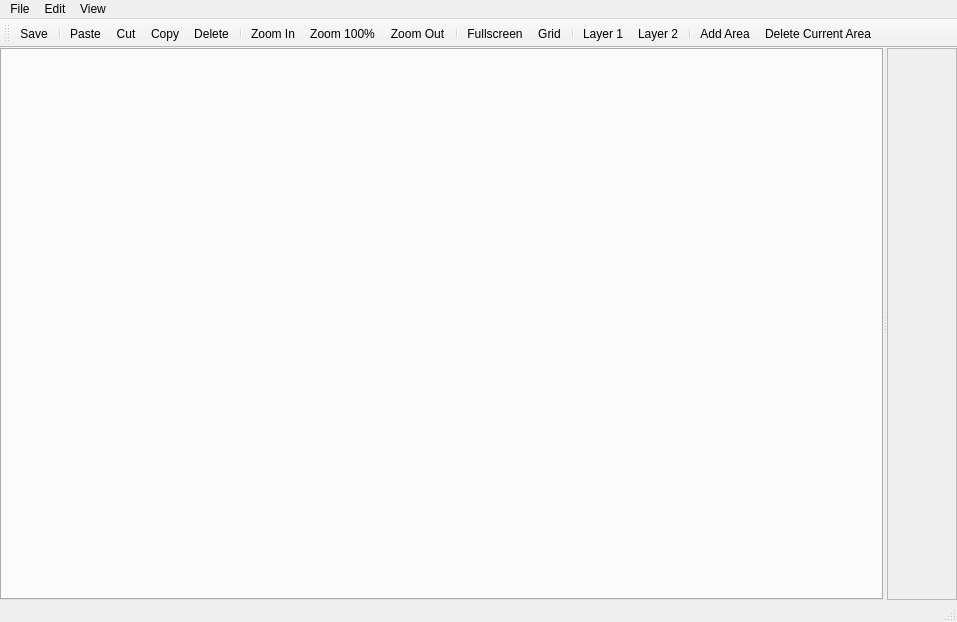
<?xml version="1.0" encoding="UTF-8"?>
<ui version="4.0">
 <class>LevelEditorWindow</class>
 <widget class="QMainWindow" name="LevelEditorWindow">
  <property name="geometry">
   <rect>
    <x>0</x>
    <y>0</y>
    <width>957</width>
    <height>622</height>
   </rect>
  </property>
  <property name="windowTitle">
   <string>MainWindow</string>
  </property>
  <widget class="QWidget" name="centralwidget">
   <layout class="QVBoxLayout" name="verticalLayout">
    <property name="spacing">
     <number>2</number>
    </property>
    <property name="leftMargin">
     <number>0</number>
    </property>
    <property name="topMargin">
     <number>0</number>
    </property>
    <property name="rightMargin">
     <number>0</number>
    </property>
    <property name="bottomMargin">
     <number>0</number>
    </property>
    <item>
     <widget class="QSplitter" name="splitter">
      <property name="orientation">
       <enum>Qt::Horizontal</enum>
      </property>
      <widget class="QWidget" name="sidebar" native="true">
       <layout class="QHBoxLayout" name="horizontalLayout_6">
        <property name="bottomMargin">
         <number>0</number>
        </property>
        <item>
         <widget class="QTabWidget" name="sidebarTabWidget">
          <property name="currentIndex">
           <number>-1</number>
          </property>
         </widget>
        </item>
       </layout>
      </widget>
      <widget class="QScrollArea" name="levelViewArea">
       <property name="widgetResizable">
        <bool>true</bool>
       </property>
       <widget class="QWidget" name="scrollAreaWidgetContents">
        <property name="geometry">
         <rect>
          <x>0</x>
          <y>0</y>
          <width>69</width>
          <height>556</height>
         </rect>
        </property>
       </widget>
      </widget>
     </widget>
    </item>
   </layout>
  </widget>
  <widget class="QMenuBar" name="menubar">
   <property name="geometry">
    <rect>
     <x>0</x>
     <y>0</y>
     <width>957</width>
     <height>21</height>
    </rect>
   </property>
   <widget class="QMenu" name="menuFile">
    <property name="title">
     <string>File</string>
    </property>
    <addaction name="actionSave"/>
   </widget>
   <widget class="QMenu" name="menuView">
    <property name="title">
     <string>View</string>
    </property>
    <addaction name="actionToggleLayer1"/>
    <addaction name="actionToggleLayer2"/>
    <addaction name="separator"/>
    <addaction name="actionZoom_Maximum"/>
    <addaction name="actionZoom_In"/>
    <addaction name="actionZoom_100"/>
    <addaction name="actionZoom_Out"/>
    <addaction name="actionZoom_Minimum"/>
    <addaction name="separator"/>
    <addaction name="actionFullscreen"/>
    <addaction name="actionGrid"/>
   </widget>
   <widget class="QMenu" name="menuEdit">
    <property name="title">
     <string>Edit</string>
    </property>
    <addaction name="actionPaste"/>
    <addaction name="actionCut"/>
    <addaction name="actionCopy"/>
    <addaction name="actionDelete"/>
   </widget>
   <addaction name="menuFile"/>
   <addaction name="menuEdit"/>
   <addaction name="menuView"/>
  </widget>
  <widget class="QStatusBar" name="statusbar"/>
  <widget class="QToolBar" name="toolBar">
   <property name="windowTitle">
    <string>toolBar</string>
   </property>
   <attribute name="toolBarArea">
    <enum>TopToolBarArea</enum>
   </attribute>
   <attribute name="toolBarBreak">
    <bool>false</bool>
   </attribute>
   <addaction name="actionSave"/>
   <addaction name="separator"/>
   <addaction name="actionPaste"/>
   <addaction name="actionCut"/>
   <addaction name="actionCopy"/>
   <addaction name="actionDelete"/>
   <addaction name="separator"/>
   <addaction name="actionZoom_In"/>
   <addaction name="actionZoom_100"/>
   <addaction name="actionZoom_Out"/>
   <addaction name="separator"/>
   <addaction name="actionFullscreen"/>
   <addaction name="actionGrid"/>
   <addaction name="separator"/>
   <addaction name="actionToggleLayer1"/>
   <addaction name="actionToggleLayer2"/>
   <addaction name="separator"/>
   <addaction name="actionAddArea"/>
   <addaction name="actionDeleteCurrentArea"/>
  </widget>
  <action name="actionToggleLayer1">
   <property name="checkable">
    <bool>true</bool>
   </property>
   <property name="text">
    <string>Layer 1</string>
   </property>
   <property name="toolTip">
    <string>they say you don't get a layer 0 here</string>
   </property>
  </action>
  <action name="actionToggleLayer2">
   <property name="checkable">
    <bool>true</bool>
   </property>
   <property name="text">
    <string>Layer 2</string>
   </property>
   <property name="toolTip">
    <string>maybe someday you will... who knows</string>
   </property>
  </action>
  <action name="actionZoom_In">
   <property name="text">
    <string>Zoom In</string>
   </property>
   <property name="toolTip">
    <string>Zoom In</string>
   </property>
   <property name="shortcut">
    <string>Ctrl++</string>
   </property>
  </action>
  <action name="actionZoom_Out">
   <property name="text">
    <string>Zoom Out</string>
   </property>
   <property name="toolTip">
    <string>Zoom Out</string>
   </property>
   <property name="shortcut">
    <string>Ctrl+-</string>
   </property>
  </action>
  <action name="actionZoom_100">
   <property name="text">
    <string>Zoom 100%</string>
   </property>
   <property name="toolTip">
    <string>Zoom 100%</string>
   </property>
   <property name="shortcut">
    <string>Ctrl+0</string>
   </property>
  </action>
  <action name="actionZoom_Maximum">
   <property name="text">
    <string>Maximum Zoom</string>
   </property>
   <property name="toolTip">
    <string>Maximum Zoom</string>
   </property>
   <property name="shortcut">
    <string>Ctrl+PgDown</string>
   </property>
  </action>
  <action name="actionZoom_Minimum">
   <property name="text">
    <string>Minimum Zoom</string>
   </property>
   <property name="toolTip">
    <string>Minimum Zoom</string>
   </property>
   <property name="shortcut">
    <string>Ctrl+PgUp</string>
   </property>
  </action>
  <action name="actionSave">
   <property name="text">
    <string>Save</string>
   </property>
   <property name="toolTip">
    <string>Save</string>
   </property>
   <property name="shortcut">
    <string>Ctrl+S</string>
   </property>
  </action>
  <action name="actionPaste">
   <property name="text">
    <string>Paste</string>
   </property>
   <property name="toolTip">
    <string>Paste</string>
   </property>
   <property name="shortcut">
    <string>Ctrl+V</string>
   </property>
  </action>
  <action name="actionCut">
   <property name="text">
    <string>Cut</string>
   </property>
   <property name="toolTip">
    <string>Cut</string>
   </property>
   <property name="shortcut">
    <string>Ctrl+X</string>
   </property>
  </action>
  <action name="actionCopy">
   <property name="text">
    <string>Copy</string>
   </property>
   <property name="toolTip">
    <string>Copy</string>
   </property>
   <property name="shortcut">
    <string>Ctrl+C</string>
   </property>
  </action>
  <action name="actionDelete">
   <property name="text">
    <string>Delete</string>
   </property>
   <property name="toolTip">
    <string>Delete</string>
   </property>
   <property name="shortcut">
    <string>Del</string>
   </property>
  </action>
  <action name="actionFullscreen">
   <property name="checkable">
    <bool>true</bool>
   </property>
   <property name="text">
    <string>Fullscreen</string>
   </property>
   <property name="toolTip">
    <string>Fullscreen</string>
   </property>
   <property name="shortcut">
    <string>F11</string>
   </property>
  </action>
  <action name="actionGrid">
   <property name="checkable">
    <bool>true</bool>
   </property>
   <property name="text">
    <string>Grid</string>
   </property>
   <property name="toolTip">
    <string>Grid</string>
   </property>
   <property name="shortcut">
    <string>Ctrl+G</string>
   </property>
  </action>
  <action name="actionAddArea">
   <property name="text">
    <string>Add Area</string>
   </property>
   <property name="shortcut">
    <string>Ctrl+Alt+N</string>
   </property>
  </action>
  <action name="actionDeleteCurrentArea">
   <property name="text">
    <string>Delete Current Area</string>
   </property>
   <property name="shortcut">
    <string>Ctrl+Alt+D</string>
   </property>
  </action>
 </widget>
 <resources/>
 <connections/>
</ui>
